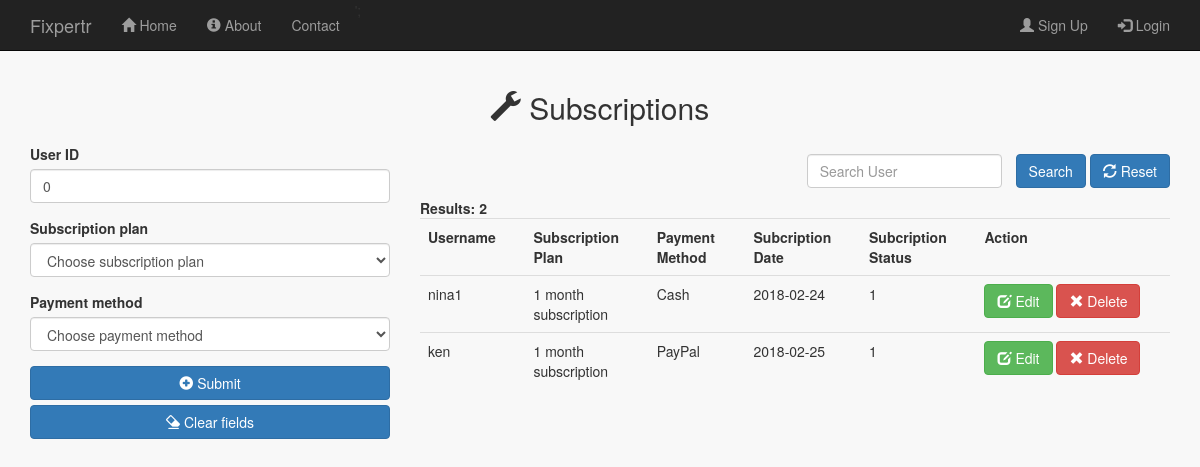
The app's page /public/subscriptions_admin.php, older data.
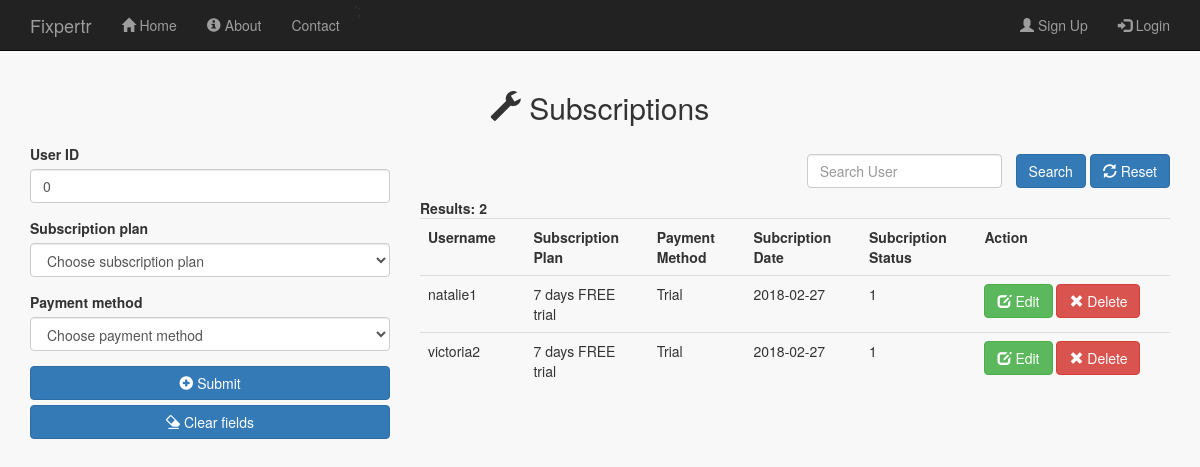
The same page, newer data.
### tables this page shows
CREATE TABLE IF NOT EXISTS `subscriptions` (
  `subscription_id` int(11) NOT NULL AUTO_INCREMENT,
  `user_id` int(11) NOT NULL,
  `sub_type_id` int(11) NOT NULL,
  `method` varchar(256) NOT NULL,
  `subscribe_date` date NOT NULL,
  `subscribe_time` time NOT NULL,
  `subscription_status` tinyint(4) NOT NULL DEFAULT '1',
  PRIMARY KEY (`subscription_id`),
  KEY `user_id` (`user_id`),
  KEY `sub_type_id` (`sub_type_id`)
);

CREATE TABLE IF NOT EXISTS `users` (
  `user_id` int(11) NOT NULL AUTO_INCREMENT,
  `user_first` varchar(256) NOT NULL,
  `user_last` varchar(256) NOT NULL,
  `user_image` varchar(256) DEFAULT NULL,
  `user_gender` varchar(256) DEFAULT NULL,
  `user_address` varchar(256) DEFAULT NULL,
  `user_email` varchar(256) NOT NULL,
  `user_mobile` varchar(20) DEFAULT NULL,
  `user_uid` varchar(256) NOT NULL,
  `user_pwd` varchar(256) NOT NULL,
  `user_type` varchar(256) NOT NULL,
  `date_registered` date NOT NULL,
  `user_timestamp` timestamp NULL DEFAULT NULL,
  `sub_status` tinyint(4) NOT NULL DEFAULT '0',
  `user_status` tinyint(4) NOT NULL DEFAULT '1',
  PRIMARY KEY (`user_id`)
);

CREATE TABLE IF NOT EXISTS `subscription_types` (
  `sub_type_id` int(11) NOT NULL AUTO_INCREMENT,
  `sub_type` varchar(256) NOT NULL,
  `sub_cost` decimal(13,2) NOT NULL,
  `sub_duration` int(11) NOT NULL,
  PRIMARY KEY (`sub_type_id`)
);

### public/subscriptions_admin.php (the view, shortened to what this page needs)
<?php
  include_once '../includes/db_connection.php';
    $user_id = 0;
    $edit_state = false;
    $keywords  = '';
  $results = mysqli_query($connection, "SELECT * FROM subscriptions, subscription_types, users WHERE subscriptions.user_id = users.user_id AND subscriptions.sub_type_id = subscription_types.sub_type_id AND subscription_status = 1");
?>
<!doctype html>
<html lang="en">
  <head>
    <link rel="stylesheet" type="text/css" href="stylesheets/bootstrap.min.css">
    <link rel="stylesheet" type="text/css" href="stylesheets/mystyles.css">
  </head>
  <body id="subscriptions_admin">
  <?php include '../includes/layouts/admin_header.php';?>
    <div class="content container">
     <h2 class="text-center" style="margin-bottom: 20px;"><span class="glyphicon glyphicon-wrench"></span> Subscriptions</h2>
    <div class="row">
      <div class="col-md-4">
       <form id="" action="<?php echo $_SERVER['PHP_SELF'];?>" method="POST" >
                          <div class="form-group">
                            <label for="user_id">User ID</label>
                            <input type="number"  class="form-control" name="user_id" value="<?php echo $user_id;?>" autofocus>
                        </div>
                        <div class="form-group">
                            <label for="select_sub">Subscription plan</label>
                            <select name="select_sub" id="select_sub" class="form-control">
                              <option value="0">Choose subscription plan</option>
                            </select>
                        </div>
                           <div class="form-group">
                            <label for="select_method">Payment method</label>
                            <select name="select_method" id="select_method" class="form-control">
                              <option value="">Choose payment method</option>
                            </select>
                        </div>
                          <?php if($edit_state == false): ?>
                            <button  type="submit" name="submit" class="btn btn-primary btn-block"><span class="glyphicon glyphicon-plus-sign"> </span> Submit</button>
                          <?php else: ?>
                            <button  type="submit" name="update" class="btn btn-primary btn-block"><span class="glyphicon glyphicon-refresh"></span> Update </button>
                          <?php endif ?>
                            <button  type="submit" name="clear" class="btn btn-primary btn-block"><span class="glyphicon glyphicon-erase"></span> </span> Clear fields</button>
                      </form>
      </div>
        <div class="col-md-8">
           <div class="row">
          <div class="col-sm-12">
            <form action="subscriptions_admin.php" method="POST" class="form-inline  pull-right">
              <div class="form-group">
                <input type="text" name="keywords" class="form-control" placeholder="Search User" style="margin:10px;" value="<?php echo $keywords;?>" autocomplete="off" list = "datalist1">
                 <button type="submit" class="btn btn-primary" name="search">Search</button>
                  <button type="submit" class="btn btn-primary" name="reset"><span class="glyphicon glyphicon-refresh"></span> Reset</button>
              </div>
            </form>
          </div>
        </div>
          <strong>Results: <?php $shop_count = mysqli_num_rows($results); echo $shop_count;?> </strong>
          <div class="table-responsive"  >
              <table class="table">
                <tr>
                <th width="10%">Username</th>
                <th width="10%">Subscription Plan</th>
                   <th width="10%">Payment Method</th>
                  <th width="10%">Subcription Date</th>
                  <th width="10%">Subcription Status</th>
                  <th width="20%">Action</th>
                </tr>
                 <?php while ($row = mysqli_fetch_array($results)) { ?>
                  <tr>
                      <td><?php echo $row['user_uid']; ?></td>
                      <td><?php echo $row['sub_type']; ?></td>
                      <td><?php echo $row['method']; ?></td>
                      <td><?php echo $row['subscribe_date']; ?></td>
                       <td><?php echo $row['sub_status']; ?></td>
                      <td>
                      <a href="subscriptions_admin.php?edit=<?php echo $row['subscription_id']?>" class="btn btn-success" role="button"><span class="glyphicon glyphicon-edit"></span> Edit</a>
                      <a href="subscriptions_admin.php?del=<?php echo $row['subscription_id']?>" class="btn btn-danger" role="button" onclick="return confirm('Are you sure you want to delete this subscription?');"><span class="glyphicon glyphicon-remove" ></span> Delete</a>
                      </td>
                  </tr>
                  <?php } ?>
              </table>
            </div>
        </div>
      </div>
    </div>
    <?php include '../includes/layouts/footer.php';?>

Row changes from the older to the newer data that the page shows:
removed subscriptions: user.user_uid "nina1", sub_type.sub_type "1 month subscription", method "Cash", subscribe_date "2018-02-24", user.sub_status "1"
removed subscriptions: user.user_uid "ken", sub_type.sub_type "1 month subscription", method "PayPal", subscribe_date "2018-02-25", user.sub_status "1"
added subscriptions: user.user_uid "natalie1", sub_type.sub_type "7 days FREE trial", method "Trial", subscribe_date "2018-02-27", user.sub_status "1"
added subscriptions: user.user_uid "victoria2", sub_type.sub_type "7 days FREE trial", method "Trial", subscribe_date "2018-02-27", user.sub_status "1"
